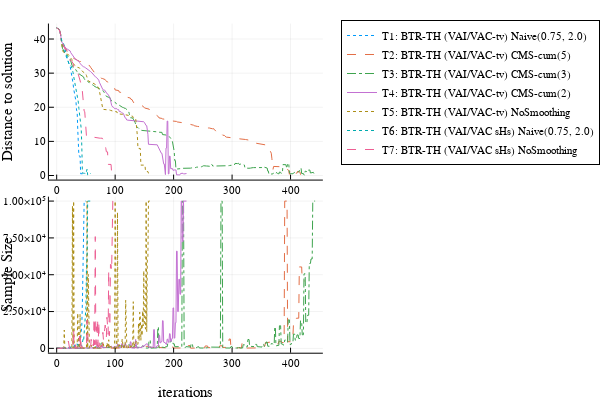

The notebook cell saved with this chart:
### Code cell
indicesVariance = 1:5
indicesNormal = 1:2


p_dist = plot(xlabel="", ylabel="Distance to solution")

for i in indicesVariance
    plot!(p_dist, alltests.all_dataVariance[i].IterAccumulator, alltests.all_dataVariance[i].DistTo, label = "",  line=lines[i%4 + 1])
end

for i in indicesNormal
    plot!(p_dist, alltests.all_dataNormal[i].IterAccumulator, alltests.all_dataNormal[i].DistTo, label = "",  line=lines[i%4 + 1])
end

p_sample = plot(xlabel="iterations", ylabel="Sample Size")

for i in indicesVariance
    plot!(p_sample, alltests.all_dataVariance[i].IterAccumulator, alltests.all_dataVariance[i].SamplingSizeAccumulator, label = alltests.all_legendVariance[i],  line=lines[i%4 + 1])
end

for i in indicesNormal
    plot!(p_sample, alltests.all_dataNormal[i].IterAccumulator, alltests.all_dataNormal[i].SamplingSizeAccumulator, label = alltests.all_legendNormal[i],  line=lines[i%4 + 1])
end

p = plot(p_dist, p_sample, layout=(2,1), legend=:outertopright)

### Figure 1 — Plotly figure (JSON) as saved in the notebook; plotly's stock layout.template omitted (floating-point values rounded to 4 significant figures; data arrays with more than 128 entries replaced by an {"elided": "..."} marker saying what was removed)
{"data": [{"colorbar": {"title": ""}, "legendgroup": "", "line": {"color": "rgba(0, 154, 250, 1.000)", "dash": "dot", "shape": "linear", "width": 1}, "mode": "lines", "name": "", "showlegend": false, "type": "scatter", "x": [0, 1, 2, 3, 4, 5, 6, 7, 8, 9, 10, 11, 12, 13, 14, 15, 16, 17, 18, 19, 20, 21, 22, 23, 24, 25, 26, 27, 28, 29, 30, 31, 32, 33, 34, 35, 36, 37, 38, 39, 40, 41, 42, 43, 44, 45, 46, 47, 48, 49, 50], "xaxis": "x1", "y": [43.24, 43.19, 43.1, 42.97, 42.78, 42.49, 42.03, 40.71, 39.07, 39.07, 38.71, 37.76, 37.22, 36.61, 35.66, 35.45, 35.07, 34.83, 34.22, 33.63, 33.25, 32.8, 32.41, 32.03, 31.22, 30.17, 28.67, 28.53, 27.03, 25.48, 24.56, 23.79, 23.03, 21.72, 19.04, 18.98, 13.67, 5.769, 5.752, 5.728, 5.713, 0.5061, 0.5143, 0.4788, 0.4684, 0.4689, 0.4666, 0.4634, 0.5787, 0.5787, 0.5785], "yaxis": "y1", "zmax": null, "zmin": null}, {"colorbar": {"title": ""}, "legendgroup": "", "line": {"color": "rgba(227, 111, 71, 1.000)", "dash": "dash", "shape": "linear", "width": 1}, "mode": "lines", "name": "", "showlegend": false, "type": "scatter", "x": {"elided": "425 int values"}, "xaxis": "x1", "y": {"elided": "425 float values"}, "yaxis": "y1", "zmax": null, "zmin": null}, {"colorbar": {"title": ""}, "legendgroup": "", "line": {"color": "rgba(62, 164, 78, 1.000)", "dash": "dashdot", "shape": "linear", "width": 1}, "mode": "lines", "name": "", "showlegend": false, "type": "scatter", "x": {"elided": "443 int values"}, "xaxis": "x1", "y": {"elided": "443 float values"}, "yaxis": "y1", "zmax": null, "zmin": null}, {"colorbar": {"title": ""}, "legendgroup": "", "line": {"color": "rgba(195, 113, 210, 1.000)", "dash": "solid", "shape": "linear", "width": 1}, "mode": "lines", "name": "", "showlegend": false, "type": "scatter", "x": {"elided": "223 int values"}, "xaxis": "x1", "y": {"elided": "223 float values"}, "yaxis": "y1", "zmax": null, "zmin": null}, {"colorbar": {"title": ""}, "legendgroup": "", "line": {"color": "rgba(172, 142, 24, 1.000)", "dash": "dot", "shape": "linear", "width": 1}, "mode": "lines", "name": "", "showlegend": false, "type": "scatter", "x": {"elided": "162 int values"}, "xaxis": "x1", "y": {"elided": "162 float values"}, "yaxis": "y1", "zmax": null, "zmin": null}, {"colorbar": {"title": ""}, "legendgroup": "", "line": {"color": "rgba(0, 170, 174, 1.000)", "dash": "dot", "shape": "linear", "width": 1}, "mode": "lines", "name": "", "showlegend": false, "type": "scatter", "x": [0, 1, 2, 3, 4, 5, 6, 7, 8, 9, 10, 11, 12, 13, 14, 15, 16, 17, 18, 19, 20, 21, 22, 23, 24, 25, 26, 27, 28, 29, 30, 31, 32, 33, 34, 35, 36, 37, 38, 39, 40, 41, 42, 43, 44, 45, 46, 47, 48, 49, 50, 51, 52, 53, 54, 55, 56, 57, 58], "xaxis": "x1", "y": [43.24, 43.19, 43.1, 42.98, 42.79, 42.5, 42.07, 40.97, 39.21, 39.21, 39.21, 39.05, 38.57, 37.83, 37.43, 36.92, 35.87, 35.47, 34.89, 33.77, 32.59, 32.59, 32.59, 32.52, 32.27, 32.05, 31.51, 30.86, 30.22, 29.1, 28.29, 26.97, 26.1, 24.97, 24.3, 23.67, 22.93, 21.51, 19.62, 17.48, 17.4, 13.75, 13.7, 8.418, 0.7138, 0.7496, 0.6611, 0.7165, 0.6413, 0.624, 0.595, 1.893, 1.885, 0.1705, 0.1712, 0.5711, 0.578, 0.5785, 0.5785], "yaxis": "y1", "zmax": null, "zmin": null}, {"colorbar": {"title": ""}, "legendgroup": "", "line": {"color": "rgba(237, 94, 147, 1.000)", "dash": "dash", "shape": "linear", "width": 1}, "mode": "lines", "name": "", "showlegend": false, "type": "scatter", "x": [0, 1, 2, 3, 4, 5, 6, 7, 8, 9, 10, 11, 12, 13, 14, 15, 16, 17, 18, 19, 20, 21, 22, 23, 24, 25, 26, 27, 28, 29, 30, 31, 32, 33, 34, 35, 36, 37, 38, 39, 40, 41, 42, 43, 44, 45, 46, 47, 48, 49, 50, 51, 52, 53, 54, 55, 56, 57, 58, 59, 60, 61, 62, 63, 64, 65, 66, 67, 68, 69, 70, 71, 72, 73, 74, 75, 76, 77, 78, 79, 80, 81, 82, 83, 84, 85, 86, 87, 88, 89, 90, 91, 92, 93, 94, 95, 96, 97, 98, 99, 100], "xaxis": "x1", "y": [43.24, 43.18, 43.1, 42.97, 42.78, 42.48, 42.04, 40.8, 39.17, 39.17, 39.02, 38.42, 38.05, 37.54, 37.09, 37.09, 36.86, 36.54, 36.27, 35.58, 34.5, 33.85, 33.85, 33.85, 33.71, 33.67, 33.47, 33.24, 32.82, 31.87, 31.76, 31.76, 31.64, 31.59, 31.48, 30.81, 30.14, 29.66, 29.24, 28.36, 27.86, 26.72, 26.62, 26.48, 23.83, 23.67, 21.45, 18.84, 18.72, 15.87, 11.46, 11.41, 11.36, 11.33, 11.33, 11.33, 11.33, 11.33, 11.33, 11.3, 11.27, 11.27, 11.26, 11.22, 11.18, 11.16, 11.13, 11.11, 11.09, 11.07, 11.03, 10.99, 10.96, 10.93, 10.93, 10.93, 10.93, 10.93, 10.92, 10.64, 10.61, 10.25, 9.643, 8.945, 7.984, 6.944, 6.932, 6.921, 3.258, 3.261, 3.245, 3.253, 3.242, 3.236, 0.7562, 0.7574, 0.7537, 0.5712, 0.5792, 0.5786, 0.5785], "yaxis": "y1", "zmax": null, "zmin": null}, {"colorbar": {"title": ""}, "legendgroup": "T1: BTR-TH (VAI/VAC-tv) Naive(0.75, 2.0)", "line": {"color": "rgba(0, 154, 250, 1.000)", "dash": "dot", "shape": "linear", "width": 1}, "mode": "lines", "name": "T1: BTR-TH (VAI/VAC-tv) Naive(0.75, 2.0)", "showlegend": true, "type": "scatter", "x": [0, 1, 2, 3, 4, 5, 6, 7, 8, 9, 10, 11, 12, 13, 14, 15, 16, 17, 18, 19, 20, 21, 22, 23, 24, 25, 26, 27, 28, 29, 30, 31, 32, 33, 34, 35, 36, 37, 38, 39, 40, 41, 42, 43, 44, 45, 46, 47, 48, 49, 50], "xaxis": "x2", "y": [100, 75, 57, 54, 56, 58, 60, 62, 64, 64, 66, 132, 99, 75, 150, 113, 226, 452, 339, 265, 530, 602, 1204, 903, 678, 509, 954, 716, 832, 1398, 1190, 2380, 1785, 1339, 1359, 1434, 1076, 2152, 4304, 8608, 7663, 5748, 11496, 15747, 31494, 52916, 100000, 100000, 100000, 100000, 100000], "yaxis": "y2", "zmax": null, "zmin": null}, {"colorbar": {"title": ""}, "legendgroup": "T2: BTR-TH (VAI/VAC-tv) CMS-cum(5)", "line": {"color": "rgba(227, 111, 71, 1.000)", "dash": "dash", "shape": "linear", "width": 1}, "mode": "lines", "name": "T2: BTR-TH (VAI/VAC-tv) CMS-cum(5)", "showlegend": true, "type": "scatter", "x": {"elided": "425 int values"}, "xaxis": "x2", "y": {"elided": "425 int values"}, "yaxis": "y2", "zmax": null, "zmin": null}, {"colorbar": {"title": ""}, "legendgroup": "T3: BTR-TH (VAI/VAC-tv) CMS-cum(3)", "line": {"color": "rgba(62, 164, 78, 1.000)", "dash": "dashdot", "shape": "linear", "width": 1}, "mode": "lines", "name": "T3: BTR-TH (VAI/VAC-tv) CMS-cum(3)", "showlegend": true, "type": "scatter", "x": {"elided": "443 int values"}, "xaxis": "x2", "y": {"elided": "443 int values"}, "yaxis": "y2", "zmax": null, "zmin": null}, {"colorbar": {"title": ""}, "legendgroup": "T4: BTR-TH (VAI/VAC-tv) CMS-cum(2)", "line": {"color": "rgba(195, 113, 210, 1.000)", "dash": "solid", "shape": "linear", "width": 1}, "mode": "lines", "name": "T4: BTR-TH (VAI/VAC-tv) CMS-cum(2)", "showlegend": true, "type": "scatter", "x": {"elided": "223 int values"}, "xaxis": "x2", "y": {"elided": "223 int values"}, "yaxis": "y2", "zmax": null, "zmin": null}, {"colorbar": {"title": ""}, "legendgroup": "T5: BTR-TH (VAI/VAC-tv) NoSmoothing", "line": {"color": "rgba(172, 142, 24, 1.000)", "dash": "dot", "shape": "linear", "width": 1}, "mode": "lines", "name": "T5: BTR-TH (VAI/VAC-tv) NoSmoothing", "showlegend": true, "type": "scatter", "x": {"elided": "162 int values"}, "xaxis": "x2", "y": {"elided": "162 int values"}, "yaxis": "y2", "zmax": null, "zmin": null}, {"colorbar": {"title": ""}, "legendgroup": "T6: BTR-TH (VAI/VAC sHs) Naive(0.75, 2.0)", "line": {"color": "rgba(0, 170, 174, 1.000)", "dash": "dot", "shape": "linear", "width": 1}, "mode": "lines", "name": "T6: BTR-TH (VAI/VAC sHs) Naive(0.75, 2.0)", "showlegend": true, "type": "scatter", "x": [0, 1, 2, 3, 4, 5, 6, 7, 8, 9, 10, 11, 12, 13, 14, 15, 16, 17, 18, 19, 20, 21, 22, 23, 24, 25, 26, 27, 28, 29, 30, 31, 32, 33, 34, 35, 36, 37, 38, 39, 40, 41, 42, 43, 44, 45, 46, 47, 48, 49, 50, 51, 52, 53, 54, 55, 56, 57, 58], "xaxis": "x2", "y": [100, 75, 57, 54, 56, 58, 60, 62, 64, 64, 64, 66, 132, 225, 231, 209, 418, 359, 317, 519, 390, 390, 390, 464, 928, 1153, 1170, 1471, 1104, 1504, 1128, 1377, 1033, 2066, 1550, 3100, 2325, 1744, 1442, 2171, 1856, 2497, 2277, 1923, 3846, 6056, 4945, 9890, 11333, 22666, 27517, 55034, 64909, 100000, 100000, 100000, 100000, 100000, 100000], "yaxis": "y2", "zmax": null, "zmin": null}, {"colorbar": {"title": ""}, "legendgroup": "T7: BTR-TH (VAI/VAC sHs) NoSmoothing", "line": {"color": "rgba(237, 94, 147, 1.000)", "dash": "dash", "shape": "linear", "width": 1}, "mode": "lines", "name": "T7: BTR-TH (VAI/VAC sHs) NoSmoothing", "showlegend": true, "type": "scatter", "x": [0, 1, 2, 3, 4, 5, 6, 7, 8, 9, 10, 11, 12, 13, 14, 15, 16, 17, 18, 19, 20, 21, 22, 23, 24, 25, 26, 27, 28, 29, 30, 31, 32, 33, 34, 35, 36, 37, 38, 39, 40, 41, 42, 43, 44, 45, 46, 47, 48, 49, 50, 51, 52, 53, 54, 55, 56, 57, 58, 59, 60, 61, 62, 63, 64, 65, 66, 67, 68, 69, 70, 71, 72, 73, 74, 75, 76, 77, 78, 79, 80, 81, 82, 83, 84, 85, 86, 87, 88, 89, 90, 91, 92, 93, 94, 95, 96, 97, 98, 99, 100], "xaxis": "x2", "y": [100, 50, 52, 54, 56, 58, 60, 62, 75, 75, 66, 564, 70, 248, 74, 74, 206, 673, 391, 305, 4970, 161, 161, 161, 1011, 152, 386, 1189, 206, 13181, 137, 137, 2477, 104, 373, 351, 800, 1994, 866, 8134, 439, 9118, 281, 464, 1417, 741, 886, 1500, 1687, 1521, 2471, 1577, 19163, 1367, 1367, 1367, 1367, 1367, 367, 6139, 648, 648, 2541, 1606, 21132, 2321, 75871, 2541, 14671, 2050, 20380, 893, 18219, 1513, 1513, 1513, 1513, 1513, 2250, 10860, 5816, 11461, 11216, 15853, 11144, 7730, 21130, 13896, 9469, 52990, 8518, 13361, 56933, 57051, 52679, 100000, 100000, 100000, 100000, 100000, 100000], "yaxis": "y2", "zmax": null, "zmin": null}], "layout": {"annotations": [], "height": 400, "legend": {"bgcolor": "rgba(255, 255, 255, 1.000)", "bordercolor": "rgba(0, 0, 0, 1.000)", "borderwidth": 1, "font": {"color": "rgba(0, 0, 0, 1.000)", "family": "sans-serif", "size": 11}, "title": {"font": {"color": "rgba(0, 0, 0, 1.000)", "family": "sans-serif", "size": 15}, "text": ""}, "tracegroupgap": 0, "traceorder": "normal", "x": 1.05, "xanchor": "upper", "y": 1, "yanchor": "right"}, "margin": {"b": 20, "l": 0, "r": 0, "t": 20}, "paper_bgcolor": "rgba(255, 255, 255, 1.000)", "plot_bgcolor": "rgba(255, 255, 255, 1.000)", "showlegend": true, "width": 600, "xaxis1": {"anchor": "y1", "domain": [0.1505, 0.9934], "gridcolor": "rgba(0, 0, 0, 0.100)", "gridwidth": 0.5, "linecolor": "rgba(0, 0, 0, 1.000)", "mirror": false, "range": [-13.26, 455.3], "showgrid": true, "showline": true, "showticklabels": true, "tickangle": 0, "tickcolor": "rgb(0, 0, 0)", "tickfont": {"color": "rgba(0, 0, 0, 1.000)", "family": "sans-serif", "size": 11}, "tickmode": "array", "ticks": "inside", "ticktext": ["0", "100", "200", "300", "400"], "tickvals": [0, 100, 200, 300, 400], "title": "", "titlefont": {"color": "rgba(0, 0, 0, 1.000)", "family": "sans-serif", "size": 15}, "type": "-", "visible": true, "zeroline": false, "zerolinecolor": "rgba(0, 0, 0, 1.000)"}, "xaxis2": {"anchor": "y2", "domain": [0.1505, 0.9934], "gridcolor": "rgba(0, 0, 0, 0.100)", "gridwidth": 0.5, "linecolor": "rgba(0, 0, 0, 1.000)", "mirror": false, "range": [-13.26, 455.3], "showgrid": true, "showline": true, "showticklabels": true, "tickangle": 0, "tickcolor": "rgb(0, 0, 0)", "tickfont": {"color": "rgba(0, 0, 0, 1.000)", "family": "sans-serif", "size": 11}, "tickmode": "array", "ticks": "inside", "ticktext": ["0", "100", "200", "300", "400"], "tickvals": [0, 100, 200, 300, 400], "title": "iterations", "titlefont": {"color": "rgba(0, 0, 0, 1.000)", "family": "sans-serif", "size": 15}, "type": "-", "visible": true, "zeroline": false, "zerolinecolor": "rgba(0, 0, 0, 1.000)"}, "yaxis1": {"anchor": "x1", "domain": [0.5567, 0.9902], "gridcolor": "rgba(0, 0, 0, 0.100)", "gridwidth": 0.5, "linecolor": "rgba(0, 0, 0, 1.000)", "mirror": false, "range": [-1.197, 44.54], "showgrid": true, "showline": true, "showticklabels": true, "tickangle": 0, "tickcolor": "rgb(0, 0, 0)", "tickfont": {"color": "rgba(0, 0, 0, 1.000)", "family": "sans-serif", "size": 11}, "tickmode": "array", "ticks": "inside", "ticktext": ["0", "10", "20", "30", "40"], "tickvals": [0, 10, 20, 30, 40], "title": "Distance to solution", "titlefont": {"color": "rgba(0, 0, 0, 1.000)", "family": "sans-serif", "size": 15}, "type": "-", "visible": true, "zeroline": false, "zerolinecolor": "rgba(0, 0, 0, 1.000)"}, "yaxis2": {"anchor": "x2", "domain": [0.07581, 0.5093], "gridcolor": "rgba(0, 0, 0, 0.100)", "gridwidth": 0.5, "linecolor": "rgba(0, 0, 0, 1.000)", "mirror": false, "range": [-2948.0, 103000.0], "showgrid": true, "showline": true, "showticklabels": true, "tickangle": 0, "tickcolor": "rgb(0, 0, 0)", "tickfont": {"color": "rgba(0, 0, 0, 1.000)", "family": "sans-serif", "size": 11}, "tickmode": "array", "ticks": "inside", "ticktext": ["0", "2.50×10⁴", "5.00×10⁴", "7.50×10⁴", "1.00×10⁵"], "tickvals": [0, 25000, 50000, 75000, 100000], "title": "Sample Size", "titlefont": {"color": "rgba(0, 0, 0, 1.000)", "family": "sans-serif", "size": 15}, "type": "-", "visible": true, "zeroline": false, "zerolinecolor": "rgba(0, 0, 0, 1.000)"}}}
